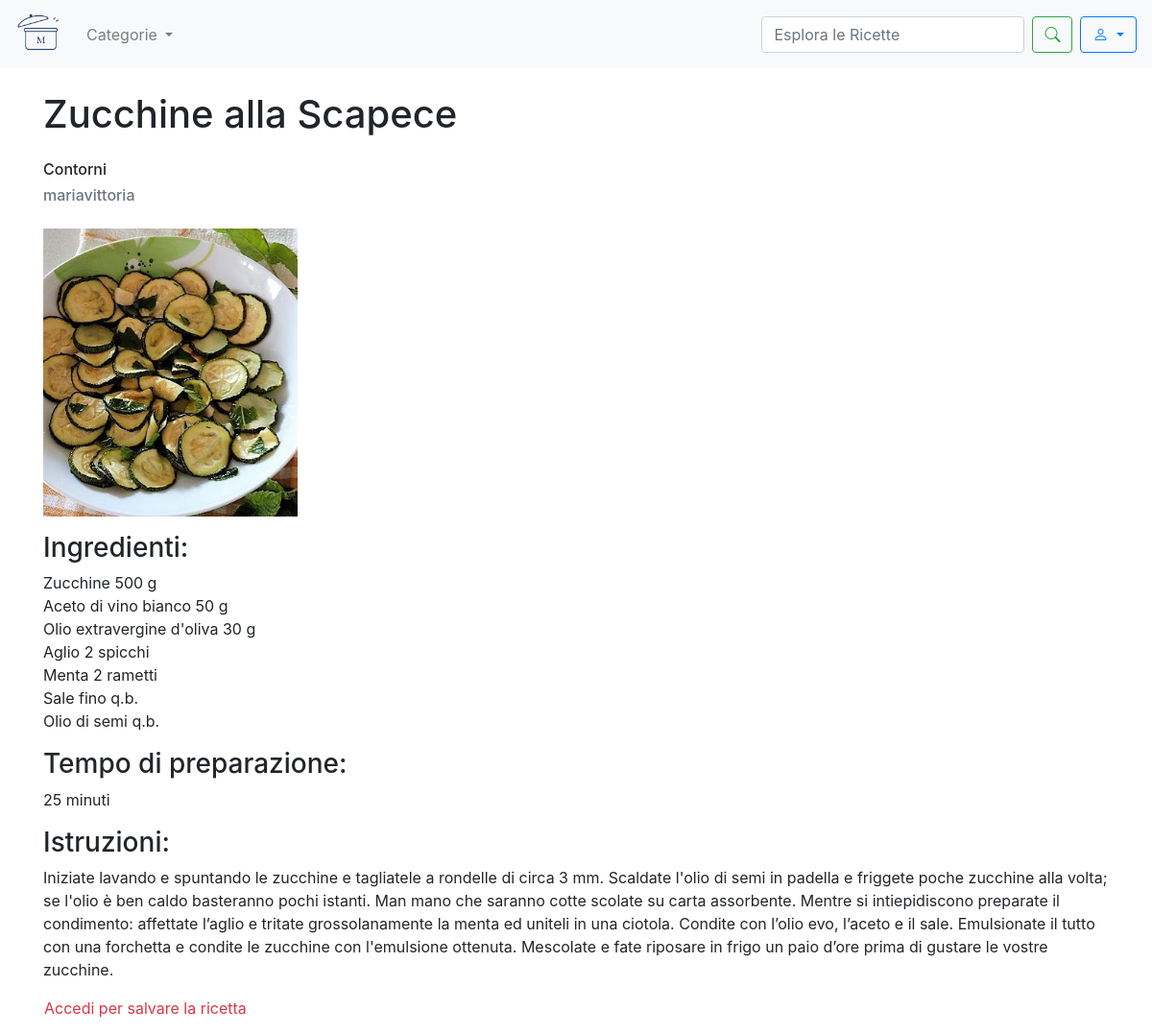
The app's page /recipe/21/ with its own data.
### sito/models.py (models this page shows, shortened)
class Recipe(models.Model):
    title = models.CharField(max_length=200)
    photo = models.ImageField(upload_to='recipes_photos/', blank=True, null=True)
    preparationtime = models.CharField(help_text="Totale tempo di preparazione (es: 1 hour 30 minutes)", max_length=200,
                                       blank=True, null=True)
    category = models.ForeignKey(Category, on_delete=models.CASCADE)
    user = models.ForeignKey('CustomUser', on_delete=models.CASCADE)
    ingredients = models.TextField()
    instructions = models.TextField()

class Category(models.Model):
    name = models.CharField(max_length=100)
    def __str__(self):
        return self.name

class CustomUser(AbstractUser):
    profile_image = models.ImageField(upload_to='profile_images/', blank=True, null=True)
    def __str__(self):
        return self.username

### sito/views.py (the view)
# urls.py: path('recipe/<int:id>/', recipe_detail, name='recipe_detail'),
def recipe_detail(request, id):
    recipe = get_object_or_404(Recipe, id=id)
    return render(request, 'recipe_detail.html', {'recipe': recipe})

### template/recipe_detail.html (shortened to what this page needs)
<!DOCTYPE html>
{% load static %}
<html lang="en">
<head>
    <link rel="stylesheet" href="https://maxcdn.bootstrapcdn.com/bootstrap/4.5.2/css/bootstrap.min.css">
    <link rel="stylesheet" href="https://cdn.jsdelivr.net/npm/bootstrap-icons/font/bootstrap-icons.css">
</head>
<body>
    <nav class="navbar navbar-expand-lg navbar-light bg-light">
         <a class="navbar-brand" href="{% url 'homepage' %}">
            <img src="{% static 'images/logo.png' %}" alt="Logo" class="d-inline-block align-top" style="width: 50px">
        </a>
            <ul class="navbar-nav mr-auto">
                <li class="nav-item dropdown">
                  <div class="nav-link dropdown-toggle" role="button" data-toggle="dropdown" aria-expanded="false" id="CategoryDropdown">
                    Categorie
                  </div>
                </li>
            </ul>
            <form class="form-inline my-2 my-lg-0" method="GET" action="{% url 'search' %}">
                <input class="form-control mr-sm-2" type="search" name ="q" placeholder="Esplora le Ricette" aria-label="Search">
                <button class="btn btn-outline-success my-2 my-sm-0" type="submit"><i class="bi bi-search"></i></button>
            </form>
            <div class="dropdown ml-2">
                <button class="btn btn-outline-primary dropdown-toggle" type="button" id="userDropdown" data-toggle="dropdown" aria-haspopup="true" aria-expanded="false">
                    <i class="bi bi-person"></i>
                </button>
            </div>
    </nav>
    <div class="container">
        <h1 class="my-4">{{ recipe.title }}</h1>
        <h6>{{recipe.category}}</h6>
        {% if user.is_authenticated %}
            {% if recipe.user.username != user.username%}
        <h6><a class="text-secondary text-decoration-none" href="{% url 'user_profile' recipe.user.id %}">{{recipe.user}}</a></h6>
            {% endif %}
        {% else %}
            <h6><a class="text-secondary text-decoration-none" href="{% url 'user_profile' recipe.user.id %}">{{recipe.user}}</a></h6>
        {% endif %}
        {% if recipe.photo %}
            <img src=" {{ recipe.photo.url }} " class="img-fluid rounded-start my-3" alt="foto ricetta" style="max-height: 300px; width: auto">
        {% else %}
            <img src="{% static 'images/defaultrecipe.jpg' %}" class="img-fluid rounded-start my-3" alt="foto ricetta">
        {% endif %}
        <h3>Ingredienti:</h3>
        <p>{{ recipe.ingredients|linebreaksbr }}</p>
        <h3>Tempo di preparazione:</h3>
        <p>{{ recipe.preparationtime }}</p>
        <h3>Istruzioni:</h3>
        <p>{{ recipe.instructions|linebreaksbr }}</p>
        <div class="row ">
         {% if user.is_authenticated %}
            {% if recipe.user.username != user.username%}
                <button id="toggle-save-recipe-button" class="btn btn-light my-4 mx-2" data-recipe-id="{{ recipe.id }}">
                    <i class="bi bi-bookmark-heart"></i>
                </button>
                <div class="mt-3" id="message-container"></div>
            {% else %}
                <a href="{% url 'modifica_ricetta' recipe.id %}" class="btn btn-primary my-4 mx-2">Modifica Ricetta</a>
                <a class="btn btn-danger my-4 mx-2" onclick="confirmDelete();">Elimina Ricetta</a>
                <form id="delete-form" action="{% url 'delete_recipe' recipe.id %}" method="post" style="display:none;">
                {% csrf_token %}
                </form>
            {% endif %}
         {% else%}
            <p class="text-danger mx-3"><a class="text-danger" href="{% url 'mylogin' %}">Accedi </a> per salvare la ricetta</p>
         {% endif %}
         </div>
    </div>
</body>
</html>

### records on screen
Recipe: title "Zucchine alla Scapece", category "Contorni", user "mariavittoria", photo (picture), ingredients "Zucchine 500 g Aceto di vino bianco 50 g Olio extravergine d'oliva 30 g Aglio 2 spicchi Menta 2 rametti Sale fino q.b. Olio di semi q.b.", preparationtime "25 minuti", instructions "Iniziate lavando e spuntando le zucchine e tagliatele a rondelle di circa 3 mm. Scaldate l'olio di semi in padella e friggete poche zucchine alla volta; se l'olio è ben caldo basteranno pochi istanti. Man mano che saranno cotte scolate su carta assorbente. Mentre si intiepidiscono preparate il condimento: affettate l’aglio e tritate grossolanamente la menta ed uniteli in una ciotola. Condite con l’olio evo, l’aceto e il sale. Emulsionate il tutto con una forchetta e condite le zucchine con l'emulsione ottenuta. Mescolate e fate riposare in frigo un paio d’ore prima di gustare le vostre zucchine."
